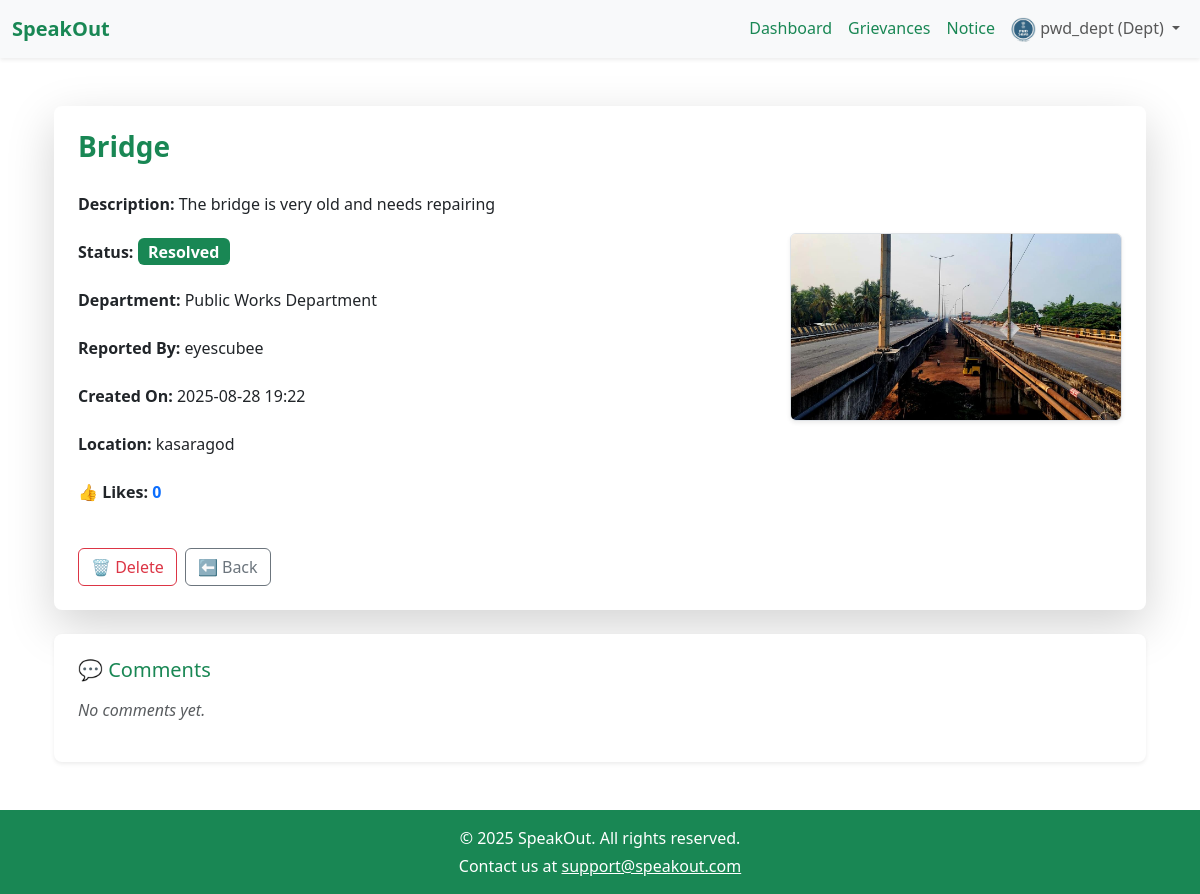
Screenshot of /admin/open_grievance/2 (signed in) with the database file from the repository.
### models.py (models this page shows, shortened)
class Department(db.Model):
    id = db.Column(db.Integer, primary_key=True)
    name = db.Column(db.String(100), nullable=False, unique=True)
    username = db.Column(db.String(80), nullable=False, unique=True)
    password = db.Column(db.String(200), nullable=False)
    profile_pic = db.Column(db.String(200), default="default_department.png")
    grievances = db.relationship("Grievance", backref="department", lazy=True)

class Grievance(db.Model):
    id = db.Column(db.Integer, primary_key=True)
    user_id = db.Column(db.Integer, db.ForeignKey('user.id'), nullable=False)
    title = db.Column(db.String(100), nullable=False)
    description = db.Column(db.Text, nullable=False)
    category = db.Column(db.String(50))
    location = db.Column(db.String(200), nullable=False)
    status = db.Column(db.String(20), default='Pending')
    created_at = db.Column(db.DateTime, default=datetime.utcnow)
    updated_at = db.Column(db.DateTime, onupdate=datetime.utcnow)
    image = db.Column(db.String(255))
    comments = db.relationship('Comment', backref='grievance', lazy=True)
    department_id = db.Column(db.Integer, db.ForeignKey('department.id'), nullable=True)

class User(db.Model):
    id = db.Column(db.Integer, primary_key=True)
    username = db.Column(db.String(50), unique=True, nullable=False)
    email = db.Column(db.String(120), unique=True, nullable=True)
    password = db.Column(db.String(100), nullable=False)
    grievances = db.relationship('Grievance', backref='user', lazy=True)
    location = db.Column(db.String(100), nullable=False)
    profile_pic = db.Column(db.String(200), default='default_profile.png')

### app.py (the view)
@app.route("/admin/open_grievance/<int:id>")
def a_open_grievance(id):
    grievance = Grievance.query.get_or_404(id)
    like_count = Like.query.filter_by(grievance_id=grievance.id).count()
    comments = Comment.query.filter_by(grievance_id=grievance.id).all()
    return render_template("admin/a_open_grievance.html", grievance=grievance, like_count=like_count, comments=comments)

### templates/admin/a_open_grievance.html
{% extends "base.html" %}
{% block content %}
<div class="container mt-4 mb-4">
  <div class="card shadow-lg border-0 rounded-3">
    <div class="card-body p-4">
      <div class="row g-4">
        <div class="col-md-8">
          <h3 class="text-success fw-bold mb-4">{{ grievance.title }}</h3>
          <div class="fs-6 lh-lg">
            <p><strong>Description:</strong> {{ grievance.description }}</p>
            <p>
              <strong>Status:</strong>
              <span class="badge fs-6
                {% if grievance.status == 'Resolved' %} bg-success
                {% elif grievance.status == 'Pending' %} bg-warning text-dark
                {% else %} bg-danger {% endif %}">
                {{ grievance.status }}
              </span>
            </p>
            <p><strong>Department:</strong> {{ grievance.department.name if grievance.department else '—' }}</p>
            <p><strong>Reported By:</strong> {{ grievance.user.username if grievance.user else 'Anonymous' }}</p>
            <p><strong>Created On:</strong> {{ grievance.created_at.strftime('%Y-%m-%d %H:%M') if grievance.created_at else '—' }}</p>
            <p><strong>Location:</strong> {{ grievance.location or '—' }}</p>
            <p><strong>👍 Likes:</strong> <span class="fw-bold text-primary">{{ like_count }}</span></p>
          </div>
        </div>
        <div class="col-md-4 d-flex justify-content-center align-items-center">
          {% if grievance.image %}
            <img src="{{ url_for('static', filename='uploads/' ~ grievance.image) }}"
                 alt="Grievance Image"
                 class="img-fluid rounded shadow-sm border"
                 style="max-height:240px; object-fit:cover;">
          {% else %}
            <div class="text-muted fst-italic">No image uploaded</div>
          {% endif %}
        </div>
      </div>
      <div class="mt-4 d-flex gap-2">
        <a href="{{ url_for('a_delete_grievance', id=grievance.id) }}"
           class="btn btn-outline-danger"
           onclick="return confirm('Are you sure you want to delete this grievance?');">
          🗑 Delete
        </a>
        <a href="{{ url_for('a_view_grievances') }}" class="btn btn-outline-secondary">⬅ Back</a>
      </div>
    </div>
  </div>
  <div class="card shadow-sm border-0 rounded-3 mt-4">
    <div class="card-body p-4">
      <h5 class="text-success mb-3">💬 Comments</h5>
      {% if comments %}
        <ul class="list-group list-group-flush">
          {% for comment in comments %}
            <li class="list-group-item py-3">
              <div class="d-flex justify-content-between">
                <span>
                  <strong>{{ comment.user.username if comment.user else 'Anonymous' }}:</strong>
                  {{ comment.content }}
                </span>
                <small class="text-muted">{{ comment.created_at.strftime('%Y-%m-%d %H:%M') if comment.created_at else '' }}</small>
              </div>
            </li>
          {% endfor %}
        </ul>
      {% else %}
        <p class="text-muted fst-italic">No comments yet.</p>
      {% endif %}
    </div>
  </div>
</div>
{% endblock %}

### templates/base.html (shortened to what this page needs)
<!doctype html>
<html lang="en">
<head>
    <link href="https://cdn.jsdelivr.net/npm/bootstrap@5.3.7/dist/css/bootstrap.min.css" rel="stylesheet"
>
</head>
<body class="d-flex flex-column min-vh-100">
<nav class="navbar navbar-expand-lg navbar-light bg-light shadow-sm">
  <div class="container-fluid">
    <a class="navbar-brand fw-bold text-success" href="{{ url_for('index') }}">SpeakOut</a>
    <div class="collapse navbar-collapse" id="navbarNavDropdown">
      <ul class="navbar-nav ms-auto">
        {% if session.get('role') == 'admin' %}
          <ul class="navbar-nav ms-auto">
  <li class="nav-item">
    <a class="nav-link text-success" href="{{ url_for('a_dashboard') }}">Dashboard</a>
  </li>
  <li class="nav-item">
    <a class="nav-link text-success" href="{{ url_for('a_view_grievances') }}">Grievances</a>
  </li>
  <li class="nav-item">
    <a class="nav-link text-success" href="{{ url_for('a_view_notices') }}">Notices</a>
  </li>
  <li class="nav-item dropdown">
    <a class="nav-link dropdown-toggle text-success" id="navbarDropdownAdmin" role="button" data-bs-toggle="dropdown" aria-expanded="false">
      {{ session.get('username') }} (Admin)
    </a>
    <ul class="dropdown-menu dropdown-menu-end" aria-labelledby="navbarDropdownAdmin">
      <li><a class="dropdown-item text-success" href="{{ url_for('a_manage_users') }}">Manage Users</a></li>
      <li><a class="dropdown-item text-success" href="{{ url_for('a_manage_departments') }}">Manage Departments</a></li>
      <li><hr class="dropdown-divider"></li>
      <li><a class="dropdown-item text-danger" href="{{ url_for('logout') }}">Logout</a></li>
    </ul>
  </li>
</ul>
        {% elif session.get('role') == 'department' %}
          <li class="nav-item"><a class="nav-link text-success" href="{{ url_for('d_dashboard') }}">Dashboard</a></li>
          <li class="nav-item"><a class="nav-link text-success" href="{{ url_for('d_all_grievances') }}">Grievances</a></li>
          <li class="nav-item"><a class="nav-link text-success" href="{{ url_for('d_notices') }}">Notice</a></li>
          <li class="nav-item dropdown">
            <a class="nav-link dropdown-toggle" id="navbarDropdownDept" role="button" data-bs-toggle="dropdown" aria-expanded="false">
              <img src="{{ url_for('static', filename='uploads/departments/' + (session.get('profile_pic') or 'default_department.png')) }}"
                   alt="" class="rounded-circle" style="width: 25px; height: 25px; object-fit: cover;">
              {{ session.get('username') }} (Dept)
            </a>
          </li>
        {% endif %}
      </ul>
    </div>
  </div>
</nav>
<main class="flex-grow-1">
    <div class="container py-4">
      {% block content %}
      {% endblock %}
    </div>
  </main>
<footer class="mt-auto bg-success text-white text-center py-3">
  <div class="container">
    <p class="mb-1">&copy; 2025 SpeakOut. All rights reserved.</p>
    <p class="mb-0">Contact us at <a href="mailto:support@speakout.com" class="text-white text-decoration-underline">support@speakout.com</a></p>
  </div>
</footer>
</body>
</html>

### rows the page displays
Department: get "pwd_dept", department "Public Works Department"
Grievance: title "Bridge", description "The bridge is very old and needs repairing", status "Resolved", created_at "2025-08-28 19:22", location "kasaragod", image (picture)
User: user "eyescubee"

### other values shown
{{ like_count }} "0"
